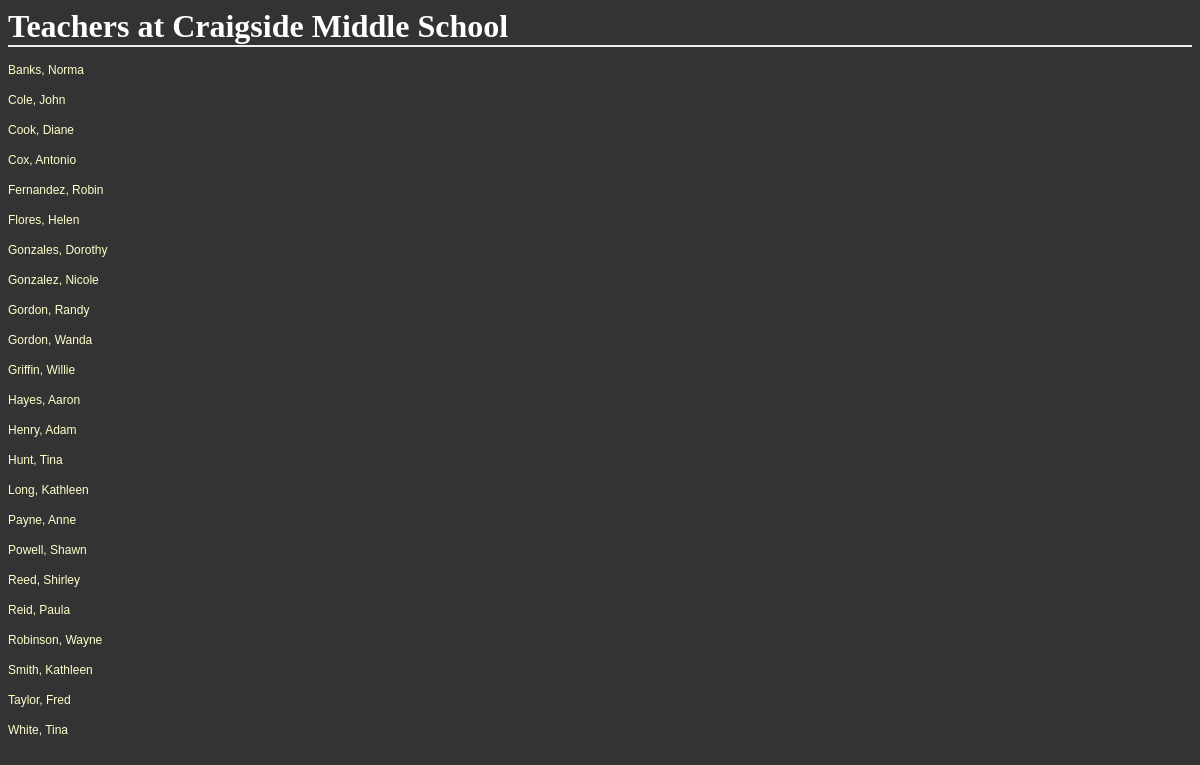
The app's page /districts/1/schools/2/teachers with its own data.
### database_setup.py (models this page shows, shortened)
class School(Base):
    __tablename__ = 'school'
    id = Column(Integer, primary_key=True)
    name = Column(String(80), nullable=False)
    principal = Column(String(250))
    address = Column(String(50))
    city = Column(String(50))
    state = Column(String(50))
    zip = Column(String(50))
    phone = Column(String(50))
    district_id = Column(Integer, ForeignKey('district.id'))
    district = relationship(District)

class Teacher(Base):
    __tablename__ = 'teacher'
    id = Column(Integer, primary_key=True)
    first_name = Column(String(40), nullable=False)
    last_name = Column(String(40), nullable=False)
    address = Column(String(50))
    city = Column(String(50))
    state = Column(String(50))
    zip = Column(String(50))
    phone = Column(String(50))
    email = Column(String(50))
    school_id = Column(Integer, ForeignKey('school.id'))
    school = relationship(School)

### schools.py (the view)
@app.route('/districts/<int:district_id>/schools/<int:school_id>/teachers')
def showAllTeachers(district_id, school_id):
    school = session.query(School).filter_by(id=school_id).one()
    teachers = session.query(Teacher).filter_by(school_id=school_id).all()
    return render_template('teachers.html', district_id=district_id, school=school, teachers=teachers)

### templates/teachers.html
<html>
<head>
	<link rel=stylesheet type=text/css href="{{ url_for('static', filename='styles.css') }}">
</head>
<body>
<h1>Teachers at {{school.name}}</h1>
{% for teacher in teachers %}
	<p><a href='{{url_for('showTeacher', district_id=district_id, school_id=school.id, teacher_id=teacher.id)}}'>{{teacher.last_name}}, {{teacher.first_name}}</a></p>
{% endfor %}
</body>
</html>

### static/styles.css (style rules this page uses)
body { font-family: sans-serif; background-image: url('img3.jpg'); background-color: #333333 }
h1, h2, h3, h4 { color: #FFFFFF; }
h1, h2 { font-family: 'Georgia', serif; margin: 0; }
h1 { border-bottom: 2px solid #eee; }
p, dd, dt { color: #CCCCCC; }
a { text-decoration: none; color:#FFFFCC; font-size: .75em; }

### records on screen
School: name "Craigside Middle School"
Teacher: last_name "Banks", first_name "Norma"
Teacher: last_name "Cole", first_name "John"
Teacher: last_name "Cook", first_name "Diane"
Teacher: last_name "Cox", first_name "Antonio"
Teacher: last_name "Fernandez", first_name "Robin"
Teacher: last_name "Flores", first_name "Helen"
Teacher: last_name "Gonzales", first_name "Dorothy"
Teacher: last_name "Gonzalez", first_name "Nicole"
Teacher: last_name "Gordon", first_name "Randy"
Teacher: last_name "Gordon", first_name "Wanda"
Teacher: last_name "Griffin", first_name "Willie"
Teacher: last_name "Hayes", first_name "Aaron"
Teacher: last_name "Henry", first_name "Adam"
Teacher: last_name "Hunt", first_name "Tina"
Teacher: last_name "Long", first_name "Kathleen"
Teacher: last_name "Payne", first_name "Anne"
Teacher: last_name "Powell", first_name "Shawn"
Teacher: last_name "Reed", first_name "Shirley"
Teacher: last_name "Reid", first_name "Paula"
Teacher: last_name "Robinson", first_name "Wayne"
Teacher: last_name "Smith", first_name "Kathleen"
Teacher: last_name "Taylor", first_name "Fred"
Teacher: last_name "White", first_name "Tina"
